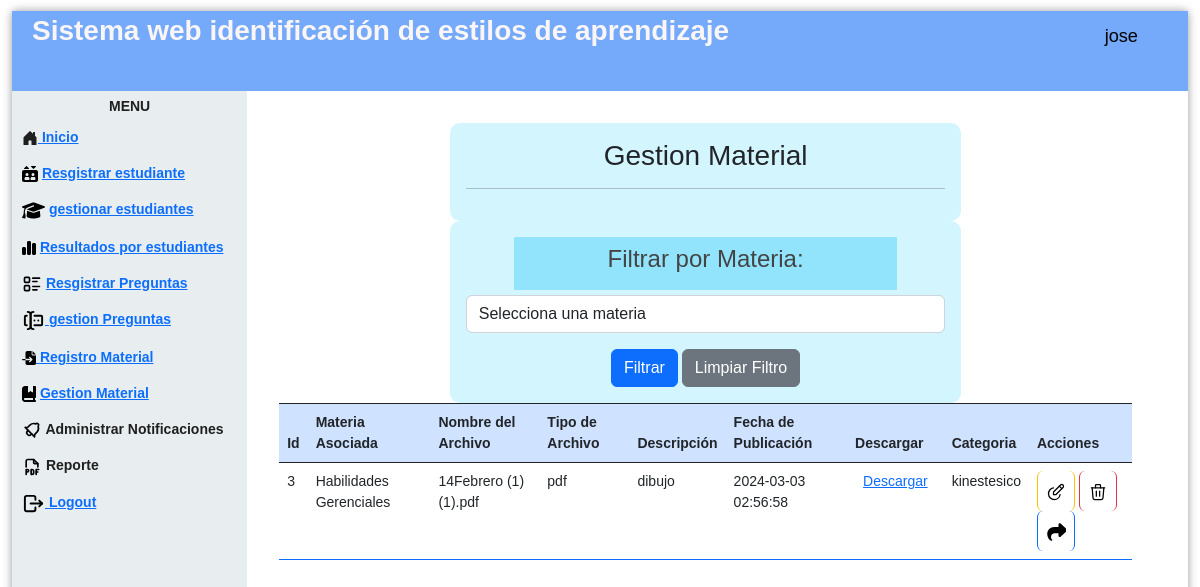
Page /gestionMaterialProfe.php (signed in) on the committed database.
### tables this page shows
CREATE TABLE `material_didactico` (
  `idMaterial` int(11) NOT NULL AUTO_INCREMENT,
  `tipo` varchar(15) NOT NULL,
  `titulo` varchar(120) NOT NULL,
  `descripción` varchar(100) NOT NULL,
  `fechaPublicacion` timestamp NOT NULL DEFAULT current_timestamp(),
  `materia_asosiada` varchar(45) NOT NULL,
  `categoria` varchar(45) NOT NULL,
  PRIMARY KEY (`idMaterial`)
);

### gestionMaterialProfe.php (the view, shortened to what this page needs)
<!DOCTYPE html>
<html lang="en">
<head>
    <link href="https://cdn.jsdelivr.net/npm/bootstrap@5.2.2/dist/css/bootstrap.min.css" rel="stylesheet">
 <link href='css/nav.css' rel='stylesheet' type='text/css'>
    <link href='css/formulario.css' rel='stylesheet' type='text/css'>
</head>
<body>
<div class="page">
  <div class="pageHeader">
    <div class="title">Sistema web identificación de estilos de aprendizaje</div>
    <div class="userPanel"><span class="username" style="color:#000000";><i class="fa-solid fa-user-large"></i></svg>
          <?php   echo  $_SESSION["nombre"];
            ?></span></div>
  </div>
  <div class="main">
    <div class="nav">
      <div class="menu">
      <div class="title"><center>Menu</center></div>
      <ul>
          <li><a href="controlador/loginrol.php"> Inicio<a></li>
          <li>
            <a href="registroEstudiante.php"> Resgistrar estudiante<a></li>
            <li>
          <a href="gestionEsProfe.php"> gestionar estudiantes<a></li>
          <li>
            <a href="estudiantesGraficasProfe.php"> Resultados por estudiantes<a></li>
          <li>   <a href="registroPreguntaProfe.php"> Resgistrar Preguntas<a></li>
          <li><a href="gestionPreguntasProfe.php"> gestion Preguntas<a></li>
          <li>
            <a href="registroMaterialProfe.php">   Registro Material<a>
          </li>
          <li> <a href="gestionMaterialProfe.php">  Gestion Material<a> </li>
          <li>  Administrar Notificaciones</li>
          <li>  Reporte</li>
          <li><a href="controlador/cerrarsesion.php"> Logout<a></li>
        </ul>
      </div>
    </div>
    <div class="view col-12 p-3 ">
      <div class="container-fluid row">
        <div class="col-12 p-3">
        <form action="" method="get" class="col-10 p-3 m-auto formulario">
           <h3>Gestion Material</h3>
           <hr    color="#000000";>
        </form>
        <?php
include "modelo/conexion.php";
if (isset($_GET['materia'])) {
    $filtro_materia = $_GET['materia'];
    $query = "SELECT * FROM material_didactico WHERE materia_asosiada = '$filtro_materia' ORDER BY fechaPublicacion ASC";
} else {
    $query = "SELECT * FROM material_didactico ORDER BY fechaPublicacion ASC";
}
$resultado = mysqli_query($conexion, $query);
?>
<form method="GET" action="" class="col-10 p-3 m-auto formulario">
    <div class="mb-3">
        <label for="materia" class="input_textual"><h4>Filtrar por Materia:</h4></label>
        <select class="form-control" id="materia" name="materia" required>
            <option value="">Selecciona una materia</option>
        </select>
    </div>
    <button type="submit" class="btn btn-primary">Filtrar</button>
    <a href="?clear=true" class="btn btn-secondary">Limpiar Filtro</a>
</form>
<table class="table">
<thead class="table bg-light text-dark table-striped table-bordered border-dark table-primary">
<tr>
    <th scope="col">Id </th>
    <th scope="col">Materia Asociada</th>
    <th scope="col">Nombre del Archivo</th>
    <th scope="col">Tipo de Archivo</th>
    <th scope="col">Descripción</th>
    <th scope="col">Fecha de Publicación</th>
    <th scope="col">Descargar</th>
    <th scope="col">Categoria</th>
    <th scope="col">Acciones</th>
</tr>
</thead>
<tbody class="table table table-striped table-hover table-bordered border-primary">
<?php
while ($fila = mysqli_fetch_assoc($resultado)) {
  $nombre = $fila['idMaterial'];
    echo '<tr>';
    echo '<td>' . $fila['idMaterial'] . '</td>';
    echo '<td>' . $fila['materia_asosiada'] . '</td>';
    echo '<td>' . $fila['titulo'] . '</td>';
    echo '<td>' . $fila['tipo'] . '</td>';
    echo '<td>' . $fila['descripción'] . '</td>';
    echo '<td>' . $fila['fechaPublicacion'] . '</td>';
    $ruta_archivo = 'material/' . $fila['titulo'];
    echo '<td><a href="' . $ruta_archivo . '" download>Descargar</a></td>';
    echo '<td>' . $fila['categoria'] . '</td>';
    ?>
      <td>
            <a href="modificacionMaterialProfe.php?id=<?= $nombre ?>" class="btn btn-small btn-warning">
</a>
            <a onclick="return eliminar()" href="gestionMaterialProfe.php?id=<?= $nombre ?>"  class="btn btn-small btn-danger" >
            </a>
            <a href="compartirMaterial.php?id=<?= $nombre ?>" class="btn btn-small btn btn-primary">
            </a>
           </td>
    <?php
    echo '</tr>';
}
?>
</tbody>
</table>
      </div>
    </div>
    </div>
  </div>
</div>
</body>
</html>

### css/nav.css (style rules this page uses)
html { background-image: url(http://www.ultraimg.com/images/2UeGfhZ.jpg); }
body { padding: 0px; margin: 0px; font-family: "Open Sans"; font-size: 14px; }
.page { position: absolute; width: 98%; height: 98%; left: 1%; top: 1%; background-color: rgba(255, 255, 255, 0.7); -moz-border-radius: 4px; -webkit-border-radius: 4px; border-radius: 4px; -moz-box-shadow: 0 0 10px 0 rgba(0, 0, 0, 0.4); -webkit-box-shadow: 0 0 10px 0 rgba(0, 0, 0, 0.4); box-shadow: 0 0 10px 0 rgba(0, 0, 0, 0.4); }
.pageHeader { width: 100%; height: 80px; line-height: 50px; background-color: #75a9f9; color: rgb(250, 246, 246); -moz-box-sizing: border-box; -webkit-box-sizing: border-box; box-sizing: border-box; padding: 5px 20px; vertical-align: middle; }
.pageHeader .title { width: 70%; float: left; line-height: 30px; font-size: 2em; font-weight: 700; }
.pageHeader .userPanel { width: 30%; float: right; }
.pageHeader .userPanel .username { float: right; line-height: 40px; padding: 0px 20px; font-weight: 400; font-size: 1.3em; color:#201f1f; }
.main { position: relative; width: 100%; height: 100%; clear: both; background-color: white; }
.main .nav { width: 20%; height: 100%; float: left; background-color: rgba(227, 234, 235, 0.8); }
.main .nav .menu { width: 100%; margin: 5px; color: #201f1f; }
.main .nav .menu .title { font-weight: 700; font-size: 1em; text-transform: uppercase; }
.main .nav .menu ul { padding-left: 0px; }
.main .nav .menu ul li { cursor: pointer; list-style: none; margin: 5px 0px; padding: 5px 0px; font-weight: 600; margin-right: 10px; padding-left: 5px; -moz-border-radius: 4px; -webkit-border-radius: 4px; border-radius: 4px; transition: 0.25s all; }
.main .view { position: relative; overflow: hidden; }
.main .view ,img { float: right; padding-top: 3%; width: 80%; }
.view ,table { align-items: center; }

### css/formulario.css (style rules this page uses)
* { transition: .4s; box-sizing: border-box; font-family: 'arial'; }
body { background: rgba(255, 255, 255, 0.8); }
.formulario { width: 60%; margin: auto; text-align: center; background: #4dd7fa3f; padding-top: 30px; border-radius: 10px; }
.formulario .input_textual { display: block; padding: 7px 7px; margin: auto; margin-bottom: 5px; width: 80%; border: 1px solid #91e4fb; border-radius: 1px; color: #444; font-size: 0.8em; background:#91e4fb; }

### rows in the picture
material_didactico: idMaterial "3", materia_asosiada "Habilidades Gerenciales", titulo "14Febrero (1) (1).pdf", tipo "pdf", descripción "dibujo", fechaPublicacion "2024-03-03 02:56:58", categoria "kinestesico"

### other values in the picture
$_SESSION["nombre"] "jose"
